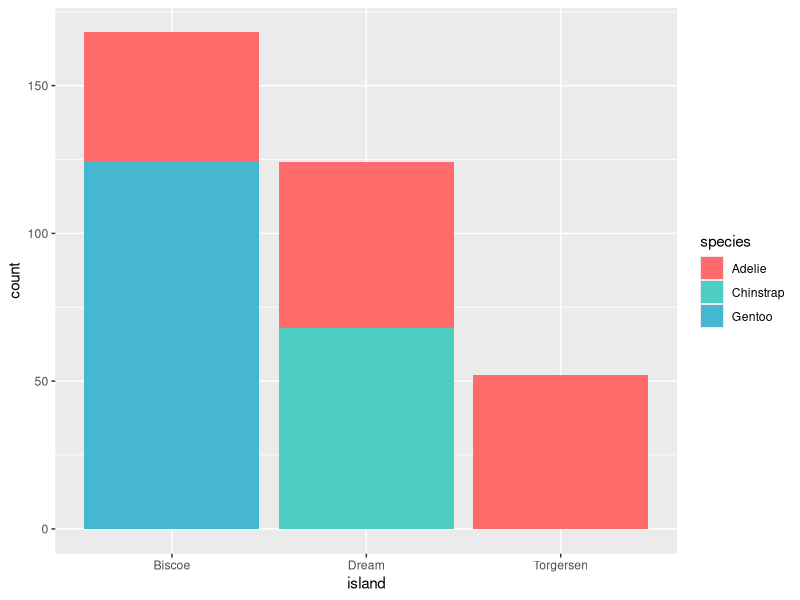
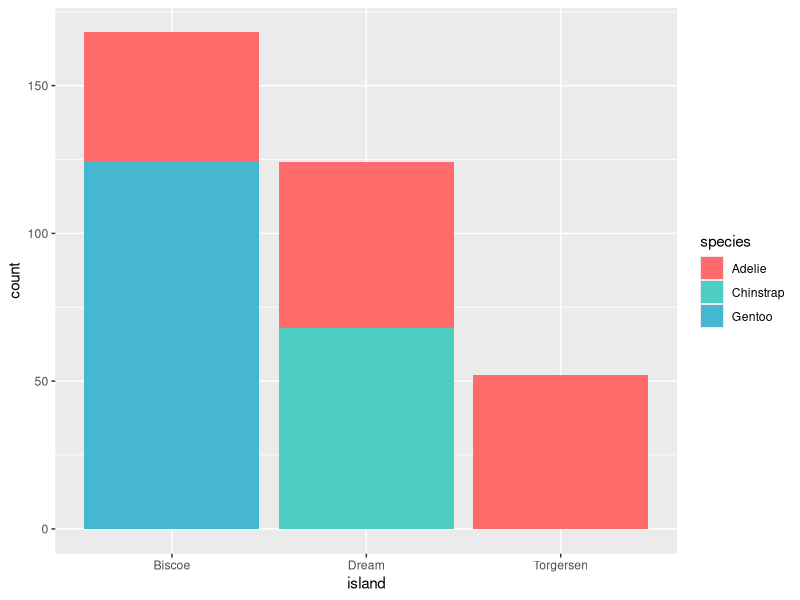

These charts were generated, in order, by the following R code:

            library(ggplot2)
            library(palmerpenguins)
            built_answer <- tryCatch(
                {
                    set.seed(42)
                    ggplot(penguins, aes(x = island, fill = species)) + geom_bar() + scale_fill_manual(values = c(Adelie = "#FF6B6B", Chinstrap = "#4ECDC4", Gentoo = "#45B7D1"))
                    suppressWarnings(
                        if (!file.exists("/sandbox/figures/species_island_bar_stacked_scale_fill_manual_answer.png")) {
                            ggsave(
                                width = 3,
                                height = 3,
                                "/sandbox/figures/species_island_bar_stacked_scale_fill_manual_answer.png"
                            )
                        }
                    )
                    suppressWarnings(
                        ggplot_build(last_plot())
                    )
                },
                error = function(e) {
                    'ERROR'
                }
            )
            built_submission <- tryCatch(
                {
                    set.seed(42)
                    library(palmerpenguins)
library(ggplot2)

ggplot(penguins, aes(x = island, fill = species)) +
  geom_bar(position = "stack") +
  scale_fill_manual(values = c("Adelie" = "#FF6B6B", "Chinstrap" = "#4ECDC4", "Gentoo" = "#45B7D1"))
                    suppressWarnings(
                        ggsave(
                            width = 3,
                            height = 3,
                            "figures/species_island_bar_stacked_scale_fill_manual_submission_qwen3.5.png"
                        )
                    )
                    suppressWarnings(
                        ggplot_build(last_plot())
                    )
                },
                error = function(e) {
                    'ERROR'
                }
            )
            cat(isTRUE(all.equal(built_answer, built_submission)))
        
